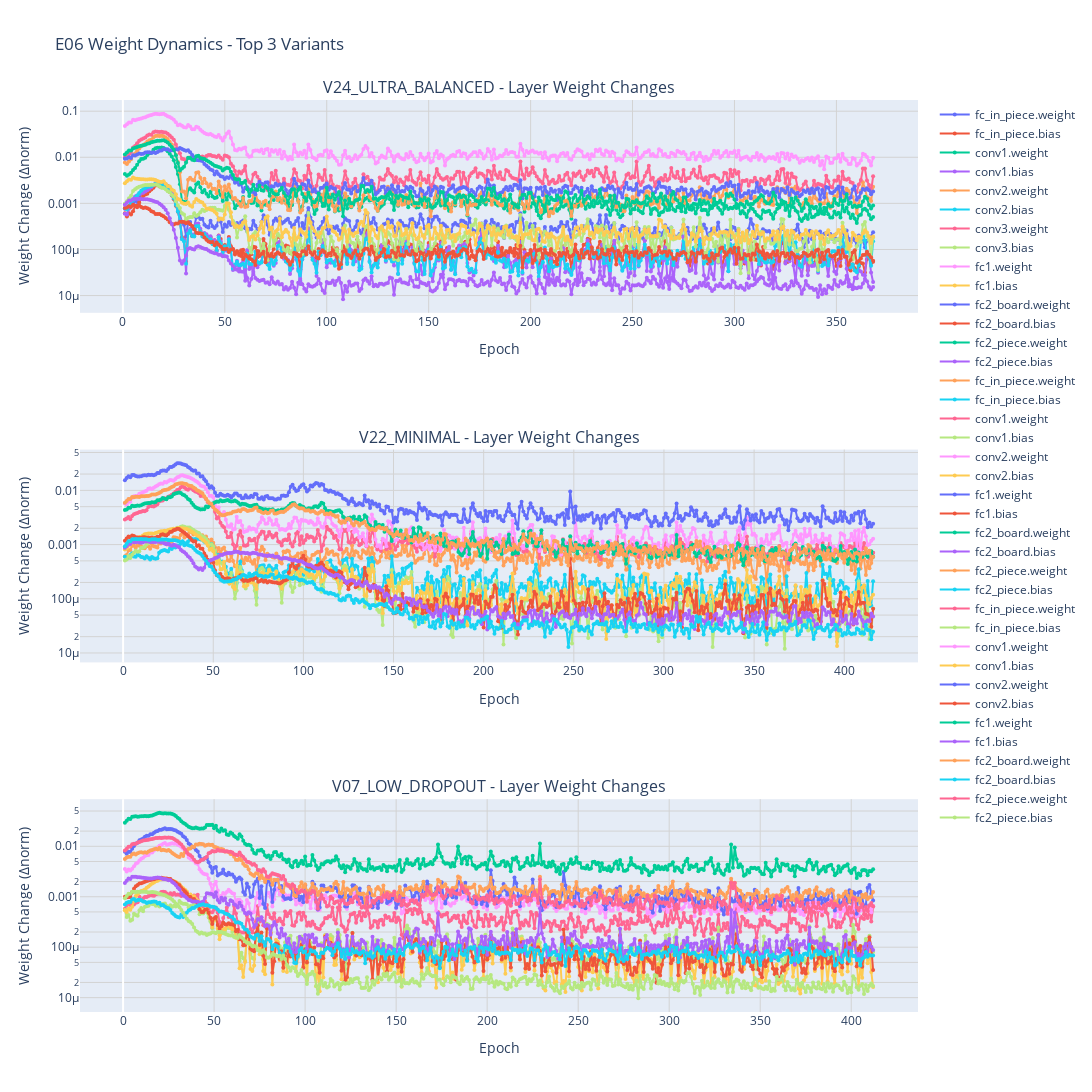

The cell this chart's notebook holds for it:
### Code cell
# Plot weight dynamics for each variant
fig = make_subplots(
    rows=len(weight_data),
    cols=1,
    subplot_titles=[
        f"{variant} - Layer Weight Changes" for variant in weight_data.keys()
    ],
    vertical_spacing=0.15,
)

for idx, (variant, layer_data) in enumerate(weight_data.items(), 1):
    # Get unique layer names
    layer_names = list(layer_data.keys())

    for layer_name in layer_names:
        changes = layer_data[layer_name]
        epochs = [c["epoch"] for c in changes]
        delta_norms = [c["delta_norm"] for c in changes]

        fig.add_trace(
            go.Scatter(
                x=epochs,
                y=delta_norms,
                name=layer_name,
                mode="lines+markers",
                marker=dict(size=4),
                hovertemplate=f"{layer_name}<br>Epoch: %{{x}}<br>Δnorm: %{{y:.4f}}<extra></extra>",
            ),
            row=idx,
            col=1,
        )

    fig.update_xaxes(title_text="Epoch", row=idx, col=1, gridcolor="lightgray")
    fig.update_yaxes(
        title_text="Weight Change (Δnorm)",
        row=idx,
        col=1,
        gridcolor="lightgray",
        type="log",
    )

fig.update_layout(
    title_text="E06 Weight Dynamics - Top 3 Variants",
    height=400 * len(weight_data),
    width=1200,
    showlegend=True,
    hovermode="closest",
)

fig.write_html("E06_weight_dynamics.html")
fig.show()

print(
    f"\nWeight dynamics plot saved to analysis/E06_architecture/E06_weight_dynamics.html"
)

### Figure 1 — Plotly figure (JSON) as saved in the notebook; plotly's stock layout.template omitted (floating-point values rounded to 4 significant figures; data arrays with more than 128 entries replaced by an {"elided": "..."} marker saying what was removed)
{"data": [{"hovertemplate": "fc_in_piece.weight<br>Epoch: %{x}<br>Δnorm: %{y:.4f}<extra></extra>", "marker": {"size": 4}, "mode": "lines+markers", "name": "fc_in_piece.weight", "type": "scatter", "x": {"elided": "368 int values"}, "xaxis": "x", "y": {"elided": "368 float values"}, "yaxis": "y"}, {"hovertemplate": "fc_in_piece.bias<br>Epoch: %{x}<br>Δnorm: %{y:.4f}<extra></extra>", "marker": {"size": 4}, "mode": "lines+markers", "name": "fc_in_piece.bias", "type": "scatter", "x": {"elided": "368 int values"}, "xaxis": "x", "y": {"elided": "368 float values"}, "yaxis": "y"}, {"hovertemplate": "conv1.weight<br>Epoch: %{x}<br>Δnorm: %{y:.4f}<extra></extra>", "marker": {"size": 4}, "mode": "lines+markers", "name": "conv1.weight", "type": "scatter", "x": {"elided": "368 int values"}, "xaxis": "x", "y": {"elided": "368 float values"}, "yaxis": "y"}, {"hovertemplate": "conv1.bias<br>Epoch: %{x}<br>Δnorm: %{y:.4f}<extra></extra>", "marker": {"size": 4}, "mode": "lines+markers", "name": "conv1.bias", "type": "scatter", "x": {"elided": "368 int values"}, "xaxis": "x", "y": {"elided": "368 float values"}, "yaxis": "y"}, {"hovertemplate": "conv2.weight<br>Epoch: %{x}<br>Δnorm: %{y:.4f}<extra></extra>", "marker": {"size": 4}, "mode": "lines+markers", "name": "conv2.weight", "type": "scatter", "x": {"elided": "368 int values"}, "xaxis": "x", "y": {"elided": "368 float values"}, "yaxis": "y"}, {"hovertemplate": "conv2.bias<br>Epoch: %{x}<br>Δnorm: %{y:.4f}<extra></extra>", "marker": {"size": 4}, "mode": "lines+markers", "name": "conv2.bias", "type": "scatter", "x": {"elided": "368 int values"}, "xaxis": "x", "y": {"elided": "368 float values"}, "yaxis": "y"}, {"hovertemplate": "conv3.weight<br>Epoch: %{x}<br>Δnorm: %{y:.4f}<extra></extra>", "marker": {"size": 4}, "mode": "lines+markers", "name": "conv3.weight", "type": "scatter", "x": {"elided": "368 int values"}, "xaxis": "x", "y": {"elided": "368 float values"}, "yaxis": "y"}, {"hovertemplate": "conv3.bias<br>Epoch: %{x}<br>Δnorm: %{y:.4f}<extra></extra>", "marker": {"size": 4}, "mode": "lines+markers", "name": "conv3.bias", "type": "scatter", "x": {"elided": "368 int values"}, "xaxis": "x", "y": {"elided": "368 float values"}, "yaxis": "y"}, {"hovertemplate": "fc1.weight<br>Epoch: %{x}<br>Δnorm: %{y:.4f}<extra></extra>", "marker": {"size": 4}, "mode": "lines+markers", "name": "fc1.weight", "type": "scatter", "x": {"elided": "368 int values"}, "xaxis": "x", "y": {"elided": "368 float values"}, "yaxis": "y"}, {"hovertemplate": "fc1.bias<br>Epoch: %{x}<br>Δnorm: %{y:.4f}<extra></extra>", "marker": {"size": 4}, "mode": "lines+markers", "name": "fc1.bias", "type": "scatter", "x": {"elided": "368 int values"}, "xaxis": "x", "y": {"elided": "368 float values"}, "yaxis": "y"}, {"hovertemplate": "fc2_board.weight<br>Epoch: %{x}<br>Δnorm: %{y:.4f}<extra></extra>", "marker": {"size": 4}, "mode": "lines+markers", "name": "fc2_board.weight", "type": "scatter", "x": {"elided": "368 int values"}, "xaxis": "x", "y": {"elided": "368 float values"}, "yaxis": "y"}, {"hovertemplate": "fc2_board.bias<br>Epoch: %{x}<br>Δnorm: %{y:.4f}<extra></extra>", "marker": {"size": 4}, "mode": "lines+markers", "name": "fc2_board.bias", "type": "scatter", "x": {"elided": "368 int values"}, "xaxis": "x", "y": {"elided": "368 float values"}, "yaxis": "y"}, {"hovertemplate": "fc2_piece.weight<br>Epoch: %{x}<br>Δnorm: %{y:.4f}<extra></extra>", "marker": {"size": 4}, "mode": "lines+markers", "name": "fc2_piece.weight", "type": "scatter", "x": {"elided": "368 int values"}, "xaxis": "x", "y": {"elided": "368 float values"}, "yaxis": "y"}, {"hovertemplate": "fc2_piece.bias<br>Epoch: %{x}<br>Δnorm: %{y:.4f}<extra></extra>", "marker": {"size": 4}, "mode": "lines+markers", "name": "fc2_piece.bias", "type": "scatter", "x": {"elided": "368 int values"}, "xaxis": "x", "y": {"elided": "368 float values"}, "yaxis": "y"}, {"hovertemplate": "fc_in_piece.weight<br>Epoch: %{x}<br>Δnorm: %{y:.4f}<extra></extra>", "marker": {"size": 4}, "mode": "lines+markers", "name": "fc_in_piece.weight", "type": "scatter", "x": {"elided": "416 int values"}, "xaxis": "x2", "y": {"elided": "416 float values"}, "yaxis": "y2"}, {"hovertemplate": "fc_in_piece.bias<br>Epoch: %{x}<br>Δnorm: %{y:.4f}<extra></extra>", "marker": {"size": 4}, "mode": "lines+markers", "name": "fc_in_piece.bias", "type": "scatter", "x": {"elided": "416 int values"}, "xaxis": "x2", "y": {"elided": "416 float values"}, "yaxis": "y2"}, {"hovertemplate": "conv1.weight<br>Epoch: %{x}<br>Δnorm: %{y:.4f}<extra></extra>", "marker": {"size": 4}, "mode": "lines+markers", "name": "conv1.weight", "type": "scatter", "x": {"elided": "416 int values"}, "xaxis": "x2", "y": {"elided": "416 float values"}, "yaxis": "y2"}, {"hovertemplate": "conv1.bias<br>Epoch: %{x}<br>Δnorm: %{y:.4f}<extra></extra>", "marker": {"size": 4}, "mode": "lines+markers", "name": "conv1.bias", "type": "scatter", "x": {"elided": "416 int values"}, "xaxis": "x2", "y": {"elided": "416 float values"}, "yaxis": "y2"}, {"hovertemplate": "conv2.weight<br>Epoch: %{x}<br>Δnorm: %{y:.4f}<extra></extra>", "marker": {"size": 4}, "mode": "lines+markers", "name": "conv2.weight", "type": "scatter", "x": {"elided": "416 int values"}, "xaxis": "x2", "y": {"elided": "416 float values"}, "yaxis": "y2"}, {"hovertemplate": "conv2.bias<br>Epoch: %{x}<br>Δnorm: %{y:.4f}<extra></extra>", "marker": {"size": 4}, "mode": "lines+markers", "name": "conv2.bias", "type": "scatter", "x": {"elided": "416 int values"}, "xaxis": "x2", "y": {"elided": "416 float values"}, "yaxis": "y2"}, {"hovertemplate": "fc1.weight<br>Epoch: %{x}<br>Δnorm: %{y:.4f}<extra></extra>", "marker": {"size": 4}, "mode": "lines+markers", "name": "fc1.weight", "type": "scatter", "x": {"elided": "416 int values"}, "xaxis": "x2", "y": {"elided": "416 float values"}, "yaxis": "y2"}, {"hovertemplate": "fc1.bias<br>Epoch: %{x}<br>Δnorm: %{y:.4f}<extra></extra>", "marker": {"size": 4}, "mode": "lines+markers", "name": "fc1.bias", "type": "scatter", "x": {"elided": "416 int values"}, "xaxis": "x2", "y": {"elided": "416 float values"}, "yaxis": "y2"}, {"hovertemplate": "fc2_board.weight<br>Epoch: %{x}<br>Δnorm: %{y:.4f}<extra></extra>", "marker": {"size": 4}, "mode": "lines+markers", "name": "fc2_board.weight", "type": "scatter", "x": {"elided": "416 int values"}, "xaxis": "x2", "y": {"elided": "416 float values"}, "yaxis": "y2"}, {"hovertemplate": "fc2_board.bias<br>Epoch: %{x}<br>Δnorm: %{y:.4f}<extra></extra>", "marker": {"size": 4}, "mode": "lines+markers", "name": "fc2_board.bias", "type": "scatter", "x": {"elided": "416 int values"}, "xaxis": "x2", "y": {"elided": "416 float values"}, "yaxis": "y2"}, {"hovertemplate": "fc2_piece.weight<br>Epoch: %{x}<br>Δnorm: %{y:.4f}<extra></extra>", "marker": {"size": 4}, "mode": "lines+markers", "name": "fc2_piece.weight", "type": "scatter", "x": {"elided": "416 int values"}, "xaxis": "x2", "y": {"elided": "416 float values"}, "yaxis": "y2"}, {"hovertemplate": "fc2_piece.bias<br>Epoch: %{x}<br>Δnorm: %{y:.4f}<extra></extra>", "marker": {"size": 4}, "mode": "lines+markers", "name": "fc2_piece.bias", "type": "scatter", "x": {"elided": "416 int values"}, "xaxis": "x2", "y": {"elided": "416 float values"}, "yaxis": "y2"}, {"hovertemplate": "fc_in_piece.weight<br>Epoch: %{x}<br>Δnorm: %{y:.4f}<extra></extra>", "marker": {"size": 4}, "mode": "lines+markers", "name": "fc_in_piece.weight", "type": "scatter", "x": {"elided": "412 int values"}, "xaxis": "x3", "y": {"elided": "412 float values"}, "yaxis": "y3"}, {"hovertemplate": "fc_in_piece.bias<br>Epoch: %{x}<br>Δnorm: %{y:.4f}<extra></extra>", "marker": {"size": 4}, "mode": "lines+markers", "name": "fc_in_piece.bias", "type": "scatter", "x": {"elided": "412 int values"}, "xaxis": "x3", "y": {"elided": "412 float values"}, "yaxis": "y3"}, {"hovertemplate": "conv1.weight<br>Epoch: %{x}<br>Δnorm: %{y:.4f}<extra></extra>", "marker": {"size": 4}, "mode": "lines+markers", "name": "conv1.weight", "type": "scatter", "x": {"elided": "412 int values"}, "xaxis": "x3", "y": {"elided": "412 float values"}, "yaxis": "y3"}, {"hovertemplate": "conv1.bias<br>Epoch: %{x}<br>Δnorm: %{y:.4f}<extra></extra>", "marker": {"size": 4}, "mode": "lines+markers", "name": "conv1.bias", "type": "scatter", "x": {"elided": "412 int values"}, "xaxis": "x3", "y": {"elided": "412 float values"}, "yaxis": "y3"}, {"hovertemplate": "conv2.weight<br>Epoch: %{x}<br>Δnorm: %{y:.4f}<extra></extra>", "marker": {"size": 4}, "mode": "lines+markers", "name": "conv2.weight", "type": "scatter", "x": {"elided": "412 int values"}, "xaxis": "x3", "y": {"elided": "412 float values"}, "yaxis": "y3"}, {"hovertemplate": "conv2.bias<br>Epoch: %{x}<br>Δnorm: %{y:.4f}<extra></extra>", "marker": {"size": 4}, "mode": "lines+markers", "name": "conv2.bias", "type": "scatter", "x": {"elided": "412 int values"}, "xaxis": "x3", "y": {"elided": "412 float values"}, "yaxis": "y3"}, {"hovertemplate": "fc1.weight<br>Epoch: %{x}<br>Δnorm: %{y:.4f}<extra></extra>", "marker": {"size": 4}, "mode": "lines+markers", "name": "fc1.weight", "type": "scatter", "x": {"elided": "412 int values"}, "xaxis": "x3", "y": {"elided": "412 float values"}, "yaxis": "y3"}, {"hovertemplate": "fc1.bias<br>Epoch: %{x}<br>Δnorm: %{y:.4f}<extra></extra>", "marker": {"size": 4}, "mode": "lines+markers", "name": "fc1.bias", "type": "scatter", "x": {"elided": "412 int values"}, "xaxis": "x3", "y": {"elided": "412 float values"}, "yaxis": "y3"}, {"hovertemplate": "fc2_board.weight<br>Epoch: %{x}<br>Δnorm: %{y:.4f}<extra></extra>", "marker": {"size": 4}, "mode": "lines+markers", "name": "fc2_board.weight", "type": "scatter", "x": {"elided": "412 int values"}, "xaxis": "x3", "y": {"elided": "412 float values"}, "yaxis": "y3"}, {"hovertemplate": "fc2_board.bias<br>Epoch: %{x}<br>Δnorm: %{y:.4f}<extra></extra>", "marker": {"size": 4}, "mode": "lines+markers", "name": "fc2_board.bias", "type": "scatter", "x": {"elided": "412 int values"}, "xaxis": "x3", "y": {"elided": "412 float values"}, "yaxis": "y3"}, {"hovertemplate": "fc2_piece.weight<br>Epoch: %{x}<br>Δnorm: %{y:.4f}<extra></extra>", "marker": {"size": 4}, "mode": "lines+markers", "name": "fc2_piece.weight", "type": "scatter", "x": {"elided": "412 int values"}, "xaxis": "x3", "y": {"elided": "412 float values"}, "yaxis": "y3"}, {"hovertemplate": "fc2_piece.bias<br>Epoch: %{x}<br>Δnorm: %{y:.4f}<extra></extra>", "marker": {"size": 4}, "mode": "lines+markers", "name": "fc2_piece.bias", "type": "scatter", "x": {"elided": "412 int values"}, "xaxis": "x3", "y": {"elided": "412 float values"}, "yaxis": "y3"}], "layout": {"annotations": [{"font": {"size": 16}, "showarrow": false, "text": "V24_ULTRA_BALANCED - Layer Weight Changes", "x": 0.5, "xanchor": "center", "xref": "paper", "y": 1.0, "yanchor": "bottom", "yref": "paper"}, {"font": {"size": 16}, "showarrow": false, "text": "V22_MINIMAL - Layer Weight Changes", "x": 0.5, "xanchor": "center", "xref": "paper", "y": 0.6167, "yanchor": "bottom", "yref": "paper"}, {"font": {"size": 16}, "showarrow": false, "text": "V07_LOW_DROPOUT - Layer Weight Changes", "x": 0.5, "xanchor": "center", "xref": "paper", "y": 0.2333, "yanchor": "bottom", "yref": "paper"}], "height": 1200, "hovermode": "closest", "showlegend": true, "title": {"text": "E06 Weight Dynamics - Top 3 Variants"}, "width": 1200, "xaxis": {"anchor": "y", "domain": [0, 1], "gridcolor": "lightgray", "title": {"text": "Epoch"}}, "xaxis2": {"anchor": "y2", "domain": [0, 1], "gridcolor": "lightgray", "title": {"text": "Epoch"}}, "xaxis3": {"anchor": "y3", "domain": [0, 1], "gridcolor": "lightgray", "title": {"text": "Epoch"}}, "yaxis": {"anchor": "x", "domain": [0.7667, 1.0], "gridcolor": "lightgray", "title": {"text": "Weight Change (Δnorm)"}, "type": "log"}, "yaxis2": {"anchor": "x2", "domain": [0.3833, 0.6167], "gridcolor": "lightgray", "title": {"text": "Weight Change (Δnorm)"}, "type": "log"}, "yaxis3": {"anchor": "x3", "domain": [0, 0.2333], "gridcolor": "lightgray", "title": {"text": "Weight Change (Δnorm)"}, "type": "log"}}}
